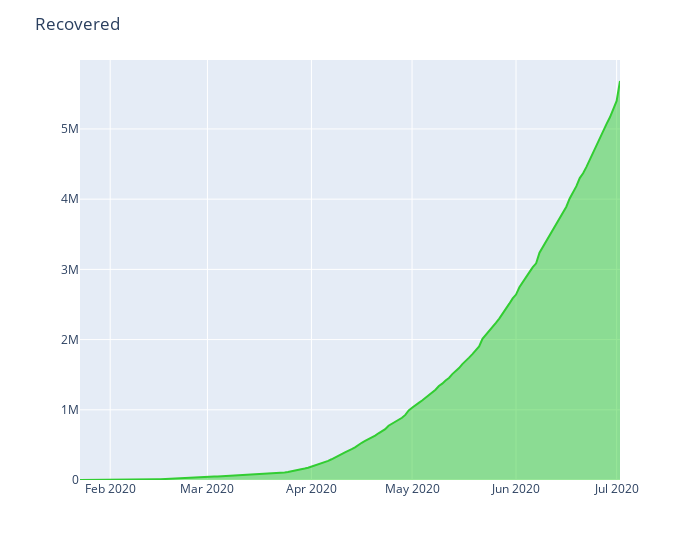

Notebook code for this chart:
### Code cell
plot_daywise('Recovered', 'limegreen')

### Figure 1 — Plotly figure (JSON) as saved in the notebook; plotly's stock layout.template omitted (floating-point values rounded to 4 significant figures; data arrays with more than 128 entries replaced by an {"elided": "..."} marker saying what was removed)
{"data": [{"hovertemplate": "Date=%{x}<br>Recovered=%{y}<extra></extra>", "legendgroup": "", "line": {"color": "limegreen"}, "mode": "lines", "name": "", "orientation": "v", "showlegend": false, "stackgroup": "1", "type": "scatter", "x": {"elided": "162 str values"}, "xaxis": "x", "y": {"elided": "162 int values"}, "yaxis": "y"}], "layout": {"legend": {"tracegroupgap": 0}, "margin": {"t": 60}, "title": {"text": "Recovered"}, "width": 700, "xaxis": {"anchor": "y", "domain": [0, 1], "title": {"text": ""}}, "yaxis": {"anchor": "x", "domain": [0, 1], "title": {"text": ""}}}}
